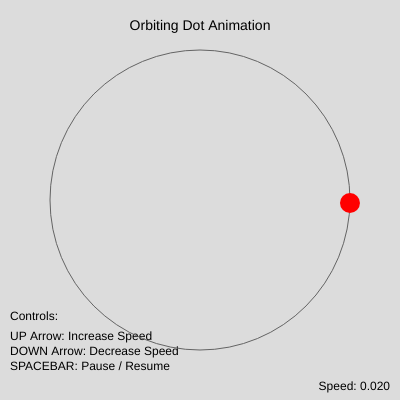
Frame 1 (no input)
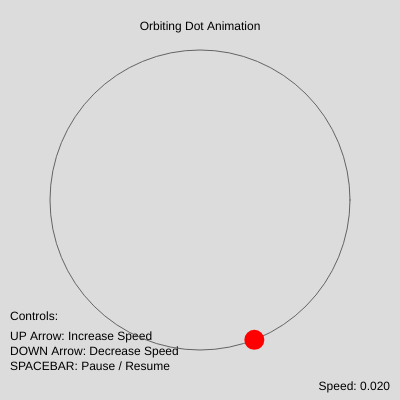
Frame 60 (no input)
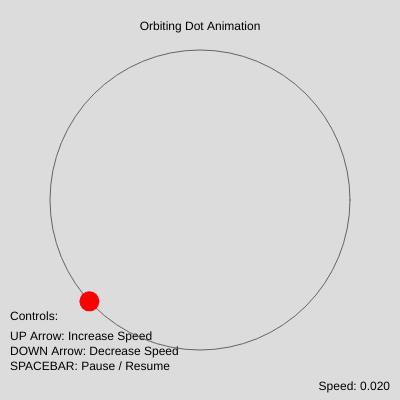
Frame 120 (the mouse pressed at the canvas centre since frame 60)

The p5.js sketch that drew these frames (run headless with seeded random() and noise() and a simulated clock; from frame 60 on, the mouse is pressed at the canvas centre):

// p5.js sketch
// ── sketch.js
// Orbiting Dot Animation using p5.js
// Controls:
//   UP arrow - increase orbit speed
//   DOWN arrow - decrease orbit speed
//   SPACEBAR - pause/resume animation

let centerX, centerY;    // Center of the canvas
let radius = 150;        // Radius of the orbit circle
let angle = 0;           // Current angle in radians
let angleSpeed = 0.02;   // Speed at which angle increases
let paused = false;      // Pause state

function setup() {
  createCanvas(400, 400);
  centerX = width / 2;   // Set center X coordinate
  centerY = height / 2;  // Set center Y coordinate
  angle = 0;
  textSize(14);
  noStroke();
}

function draw() {
  background(220);

  // Display title
  fill(0);
  textAlign(CENTER);
  text("Orbiting Dot Animation", centerX, 30);

  // Display control instructions
  textSize(12);
  textAlign(LEFT);
  text("Controls:", 10, height - 80);
  text("UP Arrow: Increase Speed", 10, height - 60);
  text("DOWN Arrow: Decrease Speed", 10, height - 45);
  text("SPACEBAR: Pause / Resume", 10, height - 30);

  // Update angle if not paused
  if (!paused) {
    angle += angleSpeed;
  }

  // Calculate dot position using sine and cosine
  let x = centerX + radius * cos(angle);
  let y = centerY + radius * sin(angle);

  // Draw orbit path
  noFill();
  stroke(100);
  ellipse(centerX, centerY, radius * 2, radius * 2);

  // Draw the dot
  fill(255, 0, 0);
  noStroke();
  ellipse(x, y, 20, 20);

  // Display current speed
  fill(0);
  textAlign(RIGHT);
  text("Speed: " + angleSpeed.toFixed(3), width - 10, height - 10);
}

function keyPressed() {
  if (keyCode === UP_ARROW) {
    angleSpeed += 0.005;      // Increase speed
  } else if (keyCode === DOWN_ARROW) {
    angleSpeed -= 0.005;      // Decrease speed
    if (angleSpeed < 0) angleSpeed = 0; // Prevent negative speed
  } else if (key === ' ') {
    paused = !paused;         // Toggle pause/resume
  }
}
